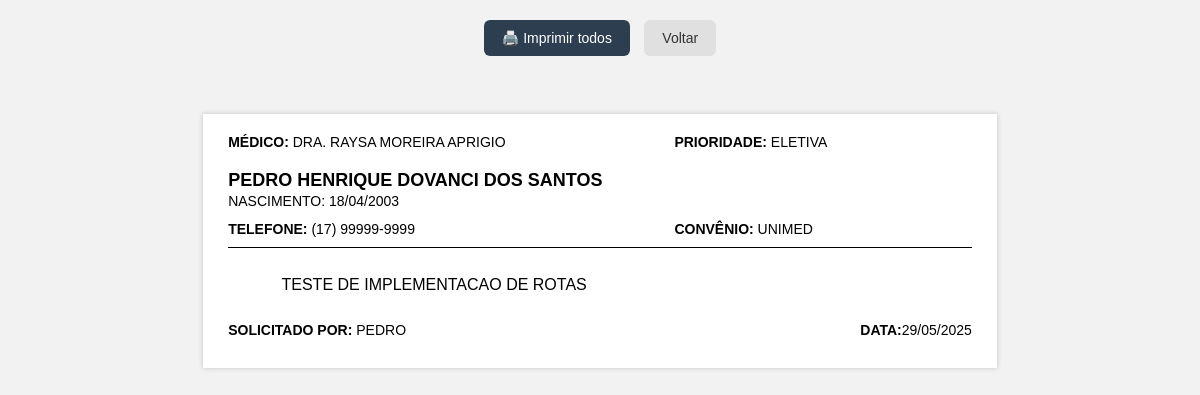
Screenshot of /imprimir_recado/27 (signed in) with the database file from the repository.
### tables this page shows
CREATE TABLE recados (
            id INTEGER PRIMARY KEY AUTOINCREMENT,
            medico TEXT NOT NULL,
            prioridade TEXT NOT NULL,
            nome_paciente TEXT NOT NULL,
            data_nascimento TEXT NOT NULL,
            telefone TEXT NOT NULL,
            convenio TEXT,
            descricao TEXT,
            status TEXT DEFAULT 'pendente',
            usuario TEXT NOT NULL,
            data_cadastro TEXT NOT NULL
        , finalizado_por TEXT);

### rotas/responsavel.py (the view)
    @responsavel_bp.route('/imprimir_recado/<int:id>', endpoint='imprimir_recado')
    @login_requerido(['responsavel'])
    def imprimir_recado(id):
        conexao = conectar_banco()
        cursor = conexao.cursor()
        cursor.execute('SELECT * FROM recados WHERE id = ?', (id,))
        row = cursor.fetchone()
        conexao.close()
        if row:
            recado = dict(row)
            try:
                nascimento = datetime.strptime(recado['data_nascimento'], '%Y-%m-%d')
                recado['data_nascimento_formatada'] = nascimento.strftime('%d/%m/%Y')
                cadastro = datetime.strptime(recado['data_cadastro'], '%Y-%m-%d %H:%M:%S')
                recado['data_cadastro_formatada'] = cadastro.strftime('%d/%m/%Y %H:%M')
            except:
                recado['data_nascimento_formatada'] = recado['data_nascimento']
                recado['data_cadastro_formatada'] = recado['data_cadastro']
            return render_template('imprimir_lista.html', recados=[recado])
        return 'Recado não encontrado.', 404

### app.py (called while the page is built)
def conectar_banco():
    conexao = sqlite3.connect('recados.db')
    conexao.row_factory = sqlite3.Row
    return conexao

def login_requerido(perfis_permitidos):
    from functools import wraps
    from flask import redirect, url_for, flash
    def decorador(func):
        @wraps(func)
        def wrapper(*args, **kwargs):
            if 'usuario' not in session or session.get('perfil') not in perfis_permitidos:
                flash("Faça login para acessar essa página.", "warning")
                return redirect(url_for('comuns.login'))
            return func(*args, **kwargs)
        return wrapper
    return decorador

@app.template_filter('format_data')
def formatar_data_br(data_str):
    try:
        data_obj = datetime.strptime(data_str, '%Y-%m-%d %H:%M:%S')
        return data_obj.strftime('%d/%m/%Y')
    except:
        return data_str

### templates/imprimir_lista.html (shortened to what this page needs)
<!DOCTYPE html>
<html lang="pt-br">
<head>
    <link rel="stylesheet" href="{{ url_for('static', filename='css/imprimir_lista.css') }}">
</head>
<body>
    <div class="no-print botoes-topo">
        <button onclick="window.print()" class="btn-imprimir-topo">🖨️ Imprimir todos</button>
        <a href="{{ url_for('responsavel.listar') }}" class="btn-voltar-topo">Voltar</a>
    </div>
    {% for recado in recados %}
        <div class="recado">
        <div class="linha-topo">
            <span class="campo"><strong>Médico:</strong> {{ recado['medico'] }}</span>
            <span class="campo"><strong>Prioridade:</strong> {{ recado['prioridade'] }}</span>
        </div>
        <div class="paciente">{{ recado['nome_paciente'] }}</div>
        <div class="subinfo">Nascimento: {{ recado['data_nascimento_formatada'] }}</div>
        <div class="linha-meio">
            <span class="campo"><strong>Telefone:</strong> {{ recado['telefone'] }}</span>
            <span class="campo"><strong>Convênio:</strong> {{ recado['convenio'] }}</span>
        </div>
        <div class="descricao">
            {{ recado['descricao'] }}
        </div>
        <div class="linha-rodape">
            <span>
                <strong>Solicitado por:</strong> {{ recado['usuario'] }}
            </span>
            <span>
                <strong>Data:</strong>{{ recado['data_cadastro']|format_data }}
            </span>
        </div>
        </div>
    {% endfor %}
</body>
</html>

### static/css/imprimir_lista.css (style rules this page uses)
body { font-family: Arial, sans-serif; margin: 20px auto; padding: 0; background-color: #f2f2f2; display: flex; flex-direction: column; align-items: center; }
.recado { width: 100%; max-width: 21cm; margin: 1cm auto; padding: 20px 25px; box-sizing: border-box; page-break-after: always; display: flex; flex-direction: column; justify-content: space-between; text-transform: uppercase; border: none; box-shadow: 0 0 5px rgba(0, 0, 0, 0.2); background-color: white; }
.linha-topo, .linha-meio, .linha-rodape { display: flex; justify-content: space-between; font-size: 14px; margin-bottom: 10px; }
.paciente { font-size: 18px; font-weight: bold; text-align: left; margin: 10px 0 2px 0; }
.subinfo { font-size: 14px; text-align: left; margin-bottom: 12px; }
.descricao { font-size: 16px; border-top: 1px solid #000; padding-top: 10px; white-space: pre-wrap; flex-grow: 1; margin-bottom: 10px; word-wrap: break-word; overflow-wrap: break-word; }
.campo { display: inline-block; min-width: 40%; }
.botoes-topo { text-align: center; margin-bottom: 20px; }
.btn-imprimir-topo { padding: 10px 18px; font-size: 14px; background-color: #2c3e50; color: white; border: none; border-radius: 6px; cursor: pointer; margin-right: 10px; }
.btn-voltar-topo { padding: 10px 18px; font-size: 14px; text-decoration: none; background-color: #e0e0e0; color: #333; border-radius: 6px; transition: background-color 0.3s ease; }

### rows the page displays
recados: medico "DRA. RAYSA MOREIRA APRIGIO", prioridade "ELETIVA", nome_paciente "PEDRO HENRIQUE DOVANCI DOS SANTOS", data_nascimento_formatada "18/04/2003", telefone "(17) 99999-9999", convenio "UNIMED", descricao "TESTE DE IMPLEMENTACAO DE ROTAS", usuario "PEDRO", data_cadastro "29/05/2025"
